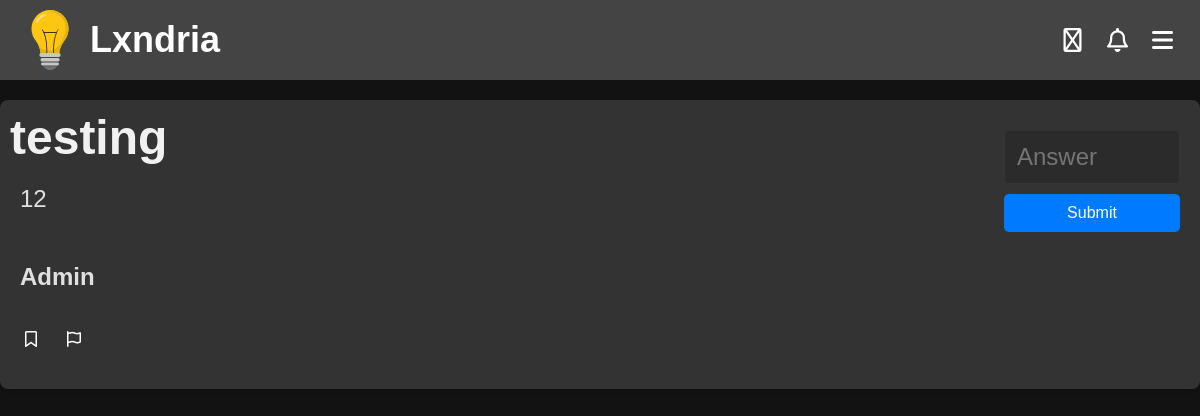
Screenshot of /problem/7 with the database file from the repository.
### app/models.py (models this page shows, shortened)
class Problem(db.Model):
    __tablename__ = "problem"
    __table_args__ = {"extend_existing": True}
    id = db.Column(db.Integer, primary_key=True, autoincrement=True)
    title = db.Column(db.String(100), nullable=False)
    topic = db.Column(db.String(30), nullable=False)
    attempts = db.Column(db.Integer, default=0)
    solved = db.Column(db.Integer, default=0)
    created_at = db.Column(db.DateTime, default=datetime.utcnow)
    updated_at = db.Column(db.DateTime, onupdate=datetime.utcnow)
    views = db.Column(db.Integer, default=0)
    author = db.Column(db.String(80), db.ForeignKey('user.username'))
    user = db.relationship('User', backref=db.backref('problems', cascade="all, delete-orphan"))
    content = db.Column(db.Text, nullable=False)
    encrypted_answer = db.Column(db.Text, nullable=False)
    __table_args__ = (
        CheckConstraint("topic IN ('Algebra', 'Geometry', 'Number Theory', 'Calculus', 'Logic', 'Classical Mechanics', 'Electricity and Magnetism', 'Computer Science', 'Quantitative Finance', 'Chemistry', 'Probability')", name="valid_topic_check"),
    )
    @hybrid_property
    def needs_solution(self):
        solutions = Solutions.query.filter_by(problem_id=self.id).count()
        if solutions == 0:
            return True
        return False

class User(db.Model, UserMixin): # create a User class to store user information
    __tablename__ = "user"
    __table_args__ = {"extend_existing": True}  # Allow modifications to the table
    id = db.Column(db.Integer, primary_key=True)
    username = db.Column(db.String(80), unique=True, nullable=False)
    name = db.Column(db.String(80), nullable=False)
    password_hash = db.Column(db.String(120), nullable=False)
    email = db.Column(db.String(120), unique=True, nullable=False)
    created_at = db.Column(db.DateTime, default=datetime.utcnow)
    updated_at = db.Column(db.DateTime, onupdate=datetime.utcnow)

### app/routes/problem.py (the view, shortened to what this page needs)
@problem_bp.route('/problem/<int:problem_id>', methods=['GET', 'POST'])
def problem(problem_id):
    submission = SubmissionForm()
    problem = Problem.query.filter_by(id=problem_id).first()
    if not current_user.is_authenticated:
        attempts = []
        pass
    elif problem.author == current_user.username:
        return redirect(url_for('routes.problem.owner', problem_id=problem.id))
        attempts = ProblemAttempts.query.filter_by(problem_id=problem.id, username=current_user.username)
    try:
        problem.views += 1
    except:
        problem.views = 1
    db.session.commit()
    if not current_user.is_authenticated:
        pass
    elif attempts.count(): # User has attempted the problem
        for attempt in attempts:
            if attempt.is_correct: # User has already solved the problem
                return redirect(url_for('routes.problem.correct', problem_id=problem.id))
        return redirect(url_for('routes.problem.incorrect', problem_id=problem.id))
    if current_user.is_authenticated:
        bookmark = Bookmarks.query.filter_by(problem_id=problem_id, username=current_user.username).first()
    else:
        bookmark = None
    return render_template('problem.html', problem=problem, submission=submission, solved = 0, bookmarked=bookmark)

### app/forms.py
class SubmissionForm(FlaskForm):
    answer = StringField('Answer', validators=[DataRequired()])
    submit = SubmitField('Submit')

### app/templates/problem.html (shortened to what this page needs)
<!DOCTYPE html>
<html>
<head>
    <link rel="stylesheet" href="https://cdnjs.cloudflare.com/ajax/libs/highlight.js/11.7.0/styles/github-dark.min.css">
    <link rel="stylesheet" href="{{url_for('static', filename='css/problem.css')}}">
    {%include 'banner.html'%}
</head>
<body>
<div class="problem-container">
    <div class="problem">
        <h1>
            {{problem.title}}
        </h1>
        <div class="problem-content" id="output">
            {{problem.content}}
        </div>
    <div class="problem-footer">
        <div class="author">
            <h2><a href="/account/{{problem.author}}">
                {% if problem.user %}
                {{problem.user.name}}
                {% else %}
                {{problem.author}}
                {% endif %}
            </a></h2>
        </div>
        <div style="display: flex;">
        {%if bookmarked%}
        <a href="/problem/{{problem.id}}/bookmark"><button><i class="fas fa-bookmark"></i></button></a>
        {%else%}
        <a href="/problem/{{problem.id}}/bookmark"><button><i class="far fa-bookmark"></i></button></a>
        {%endif%}
        <a href="/report/P{{problem.id}}"><button><i class="far fa-flag"></i></button></a>
        </div>
    </div>
    </div>
    {% if solved == 0 %}
    <form method="POST">
        <div class="answer">
            {{submission.answer(class="form-control", placeholder="Answer")}}
        <button id="submit">Submit</button>
        </div>
    </form>
    {% elif solved == -1 %}
    <div class="answer">
        <h2>Answer</h2>
        <p>{{answer}}</p>
        <div class="wrong-message"><b>☹️Incorrect</b></div>
    </div>
    {% endif %}
    </div>
</body>

### app/static/css/problem.css (style rules this page uses)
body { font-family: 'Poppins', sans-serif; margin: 0; padding: 0; background-color: #121212; color: #e0e0e0; }
a { color: #007bff; }
.problem-container { display: flex; max-width: 1200px; margin: 20px auto; padding: 10px; background-color: #333; box-shadow: 0 2px 4px rgba(0, 0, 0, 0.1); border-radius: 8px; color: #e0e0e0; }
.problem-content { flex: 1; background-color: #333; padding: 10px; font-size: 1.5rem; }
#output, #output p { background-color: #333 !important; color: #e0e0e0; padding: 10px; border-radius: 5px; }
.problem { font-size: 1.5rem; color: #fff; align-items: center; width : 100%; }
.problem h1 { margin-bottom: 10px; background-color: #333; }
.answer { align-self: center; background-color: #333; padding: 10px; border-radius: 8px; margin-top: 10px; }
.answer p, h2 { font-size: 1.5rem; margin-bottom: 10px; background-color: #333; }
.answer input[type="text"] { width: 150px; padding: 0.75rem; border: 1px solid #333; border-radius: 5px; font-size: 1.5rem; background-color: #2b2b2b; color: #f1f1f1; }
.answer button { display: block; width: 100%; padding: 10px; margin-bottom: 10px; margin-top: 10px; background-color: #007bff; color: #ffffff; border: none; border-radius: 5px; cursor: pointer; font-size: 1rem; transition: background-color 0.3s; }
.author { display: flex; flex-direction: column; justify-content: space-between; align-items: left; margin-top: 10px; padding: 10px; background-color: #333; border-radius: 8px; color: #e0e0e0; }
.problem-footer { display: flex; flex-direction: column; justify-content: left; margin-bottom: 10px; }
.problem-footer button { display: block; margin: 5px; padding: 10px; margin-bottom: 10px; margin-top: 10px; background-color: #333; color: #ffffff; border: none; border-radius: 5px; cursor: pointer; font-size: 1rem; transition: background-color 0.3s; }

### app/static/css/banner.css (style rules this page uses)
body, h1, p { margin: 0; padding: 0; text-decoration: none; color: inherit; font-family: Arial, sans-serif; box-sizing: border-box; background-color: #121212; color: #f1f1f1; ; }
a { text-decoration: none; color: inherit; }

### rows the page displays
Problem: title "testing", content "12"
User: user.name "Admin"
